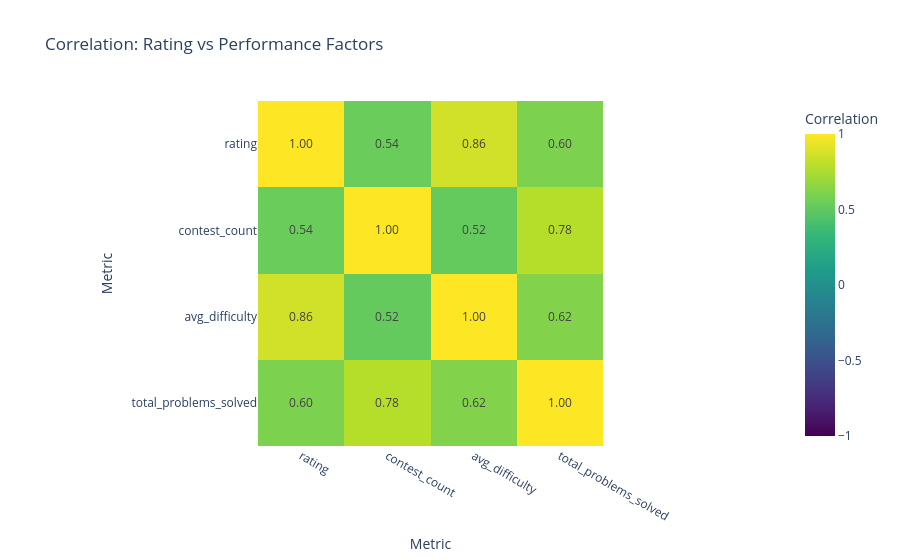

The notebook cell saved with this chart:
### Code cell
correlation_data = df[['rating', 'contest_count', 'avg_difficulty', 'total_problems_solved']].corr()

fig = px.imshow(
    correlation_data,
    labels=dict(x="Metric", y="Metric", color="Correlation"),
    title="Correlation: Rating vs Performance Factors",
    color_continuous_scale="viridis",
    zmin=-1, zmax=1,
    text_auto='.2f'
)
fig.show()

### Figure 1 — Plotly figure (JSON) as saved in the notebook; plotly's stock layout.template omitted (floating-point values rounded to 4 significant figures)
{"data": [{"coloraxis": "coloraxis", "hovertemplate": "Metric: %{x}<br>Metric: %{y}<br>Correlation: %{z}<extra></extra>", "name": "0", "texttemplate": "%{z:.2f}", "type": "heatmap", "x": ["rating", "contest_count", "avg_difficulty", "total_problems_solved"], "xaxis": "x", "y": ["rating", "contest_count", "avg_difficulty", "total_problems_solved"], "yaxis": "y", "z": [[1.0, 0.5384, 0.8632, 0.6003], [0.5384, 1.0, 0.5215, 0.7785], [0.8632, 0.5215, 1.0, 0.6167], [0.6003, 0.7785, 0.6167, 1.0]]}], "layout": {"coloraxis": {"cmax": 1, "cmin": -1, "colorbar": {"title": {"text": "Correlation"}}, "colorscale": [[0, "#440154"], [0.1111, "#482878"], [0.2222, "#3e4989"], [0.3333, "#31688e"], [0.4444, "#26828e"], [0.5556, "#1f9e89"], [0.6667, "#35b779"], [0.7778, "#6ece58"], [0.8889, "#b5de2b"], [1, "#fde725"]]}, "title": {"text": "Correlation: Rating vs Performance Factors"}, "xaxis": {"anchor": "y", "constrain": "domain", "domain": [0, 1], "scaleanchor": "y", "title": {"text": "Metric"}}, "yaxis": {"anchor": "x", "autorange": "reversed", "constrain": "domain", "domain": [0, 1], "title": {"text": "Metric"}}}}
